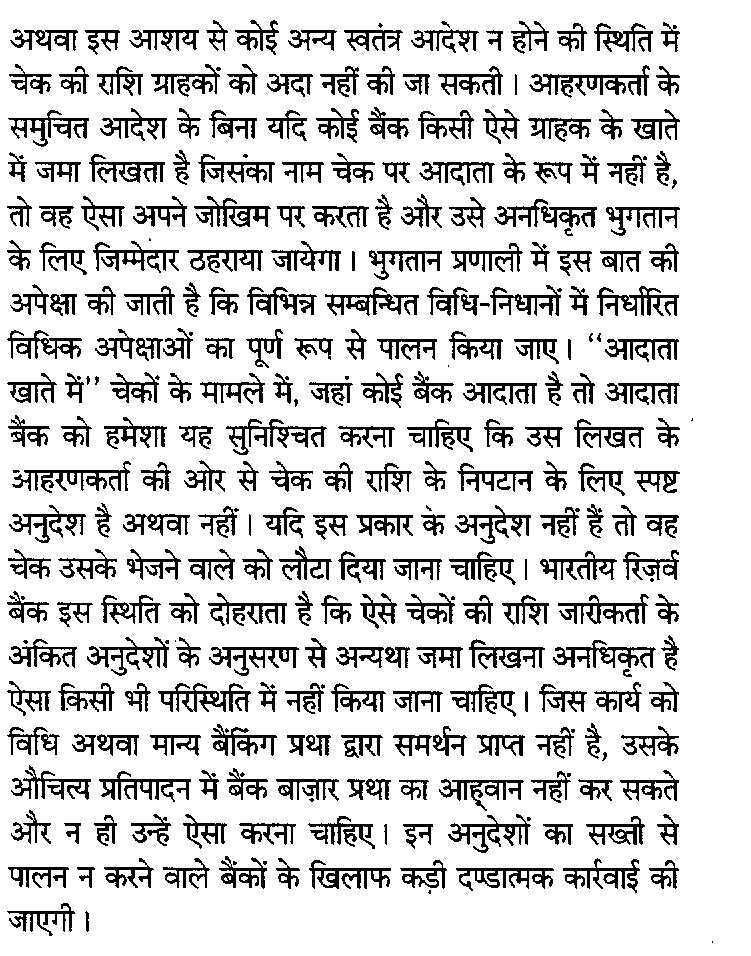
#> input picture zz_athva.jpg, 751 x 956 px
$ python try.py
#> lines starting #> are read from the running program, lines starting #| are printed output that depends on the picture
import cv2
img = cv2.imread("zz_athva.jpg")
#> img is the input picture: shape (956, 751, 3); min 0, max 255, mean 212
crop_img = img[200:400, 100:300] # Crop from x, y, w, h -> 100, 200, 300, 400
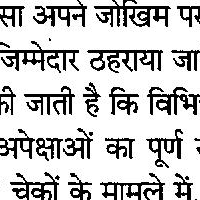
#> crop_img: shape (200, 200, 3); min 0, max 255, mean 197.9
# NOTE: its img[y: y + h, x: x + w] and *not* img[x: x + w, y: y + h]
cv2.imshow("cropped", crop_img)
cv2.waitKey(0)

$ run again, with test3_chars_img.jpg copied over zz_athva.jpg
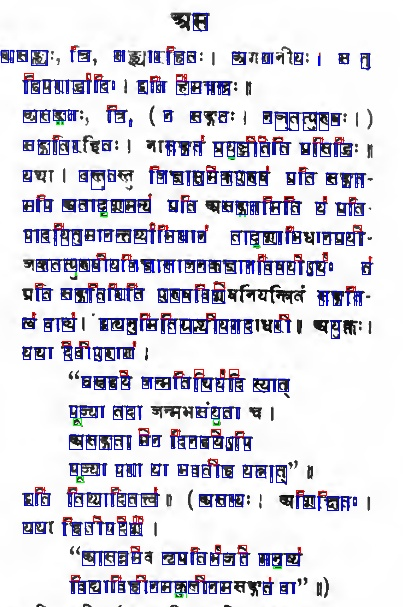
#> input picture test3_chars_img.jpg, 403 x 607 px
#> img is the input picture: shape (607, 403, 3); mean B, G, R 225.3, 215, 216.5
#> `crop_img = img[200:400, 100:300]`:
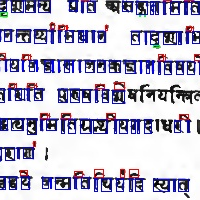
#> crop_img: shape (200, 200, 3); mean B, G, R 209, 192.1, 194.7

$ run again, with test_chars_img.jpg copied over zz_athva.jpg
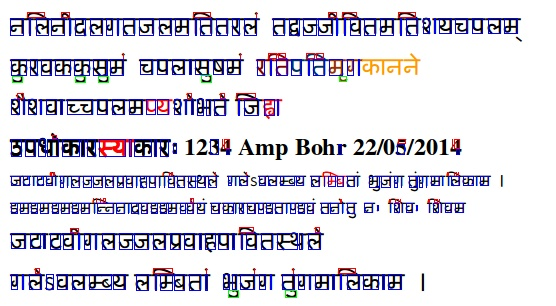
#> input picture test_chars_img.jpg, 556 x 306 px
#> img is the input picture: shape (306, 556, 3); mean B, G, R 227.3, 218.1, 219.8
#> `crop_img = img[200:400, 100:300]`:
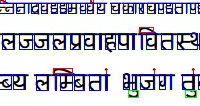
#> crop_img: shape (106, 200, 3); mean B, G, R 216.7, 201.6, 201.9
